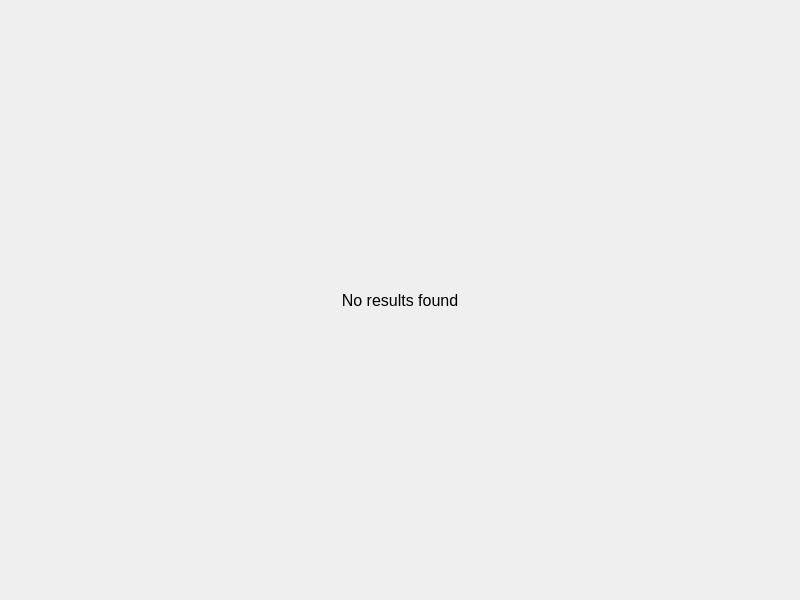
<?xml version="1.0" encoding="UTF-8"?>
<ui version="4.0">
 <class>OwnedGamesPage</class>
 <widget class="QWidget" name="OwnedGamesPage">
  <property name="geometry">
   <rect>
    <x>0</x>
    <y>0</y>
    <width>800</width>
    <height>600</height>
   </rect>
  </property>
  <property name="sizePolicy">
   <sizepolicy hsizetype="Preferred" vsizetype="Expanding">
    <horstretch>0</horstretch>
    <verstretch>0</verstretch>
   </sizepolicy>
  </property>
  <property name="windowTitle">
   <string>Form</string>
  </property>
  <layout class="QVBoxLayout" name="layout">
   <property name="spacing">
    <number>0</number>
   </property>
   <property name="leftMargin">
    <number>0</number>
   </property>
   <property name="topMargin">
    <number>0</number>
   </property>
   <property name="rightMargin">
    <number>0</number>
   </property>
   <property name="bottomMargin">
    <number>0</number>
   </property>
   <item>
    <widget class="QStackedWidget" name="contentsStack">
     <widget class="QWidget" name="emptyPage">
      <layout class="QVBoxLayout" name="emptyPageLayout">
       <property name="spacing">
        <number>0</number>
       </property>
       <property name="leftMargin">
        <number>0</number>
       </property>
       <property name="topMargin">
        <number>0</number>
       </property>
       <property name="rightMargin">
        <number>0</number>
       </property>
       <property name="bottomMargin">
        <number>0</number>
       </property>
       <item>
        <widget class="QLabel" name="nothingFoundLabel">
         <property name="font">
          <font>
           <pointsize>12</pointsize>
          </font>
         </property>
         <property name="text">
          <string>No results found</string>
         </property>
         <property name="alignment">
          <set>Qt::AlignmentFlag::AlignCenter</set>
         </property>
         <property name="wordWrap">
          <bool>true</bool>
         </property>
        </widget>
       </item>
      </layout>
     </widget>
     <widget class="QWidget" name="errorPage">
      <layout class="QVBoxLayout" name="errorPageLayout" stretch="0,0,0,0">
       <item>
        <spacer name="errorPageTopSpacer">
         <property name="orientation">
          <enum>Qt::Orientation::Vertical</enum>
         </property>
         <property name="sizeHint" stdset="0">
          <size>
           <width>20</width>
           <height>40</height>
          </size>
         </property>
        </spacer>
       </item>
       <item>
        <widget class="QLabel" name="errorLabel">
         <property name="font">
          <font>
           <pointsize>12</pointsize>
          </font>
         </property>
         <property name="text">
          <string>Something went wrong</string>
         </property>
         <property name="alignment">
          <set>Qt::AlignmentFlag::AlignCenter</set>
         </property>
        </widget>
       </item>
       <item alignment="Qt::AlignmentFlag::AlignHCenter">
        <widget class="QPushButton" name="retryButton">
         <property name="text">
          <string>Retry</string>
         </property>
         <property name="icon">
          <iconset resource="../resources.qrc">
           <normaloff>:/icons/rotate.svg</normaloff>:/icons/rotate.svg</iconset>
         </property>
        </widget>
       </item>
       <item>
        <spacer name="errorPageBottomSpacer">
         <property name="orientation">
          <enum>Qt::Orientation::Vertical</enum>
         </property>
         <property name="sizeHint" stdset="0">
          <size>
           <width>20</width>
           <height>40</height>
          </size>
         </property>
        </spacer>
       </item>
      </layout>
     </widget>
     <widget class="QWidget" name="loaderPage">
      <layout class="QVBoxLayout" name="loaderPageLayout">
       <property name="spacing">
        <number>0</number>
       </property>
       <item>
        <widget class="QProgressBar" name="loader">
         <property name="maximum">
          <number>0</number>
         </property>
         <property name="value">
          <number>0</number>
         </property>
        </widget>
       </item>
      </layout>
     </widget>
     <widget class="QWidget" name="resultsPage">
      <layout class="QVBoxLayout" name="resultsPageLayout">
       <property name="spacing">
        <number>0</number>
       </property>
       <property name="leftMargin">
        <number>0</number>
       </property>
       <property name="topMargin">
        <number>0</number>
       </property>
       <property name="rightMargin">
        <number>0</number>
       </property>
       <property name="bottomMargin">
        <number>0</number>
       </property>
       <item>
        <widget class="QStackedWidget" name="resultsStack">
         <widget class="QWidget" name="resultsGridPage">
          <layout class="QVBoxLayout" name="resultsGridPageLayout">
           <property name="spacing">
            <number>0</number>
           </property>
           <property name="leftMargin">
            <number>0</number>
           </property>
           <property name="topMargin">
            <number>0</number>
           </property>
           <property name="rightMargin">
            <number>0</number>
           </property>
           <property name="bottomMargin">
            <number>0</number>
           </property>
           <item>
            <widget class="QScrollArea" name="resultsGridScrollArea">
             <property name="horizontalScrollBarPolicy">
              <enum>Qt::ScrollBarPolicy::ScrollBarAlwaysOff</enum>
             </property>
             <property name="widgetResizable">
              <bool>true</bool>
             </property>
             <property name="alignment">
              <set>Qt::AlignmentFlag::AlignLeading|Qt::AlignmentFlag::AlignLeft|Qt::AlignmentFlag::AlignTop</set>
             </property>
             <widget class="QWidget" name="resultsGridScrollAreaContents">
              <property name="geometry">
               <rect>
                <x>0</x>
                <y>0</y>
                <width>800</width>
                <height>600</height>
               </rect>
              </property>
              <layout class="QVBoxLayout" name="resultsGridScrollAreaContentsLayout"/>
             </widget>
            </widget>
           </item>
          </layout>
         </widget>
         <widget class="QWidget" name="resultsListPage"/>
        </widget>
       </item>
      </layout>
     </widget>
    </widget>
   </item>
  </layout>
 </widget>
 <resources>
  <include location="../resources.qrc"/>
 </resources>
 <connections/>
</ui>
